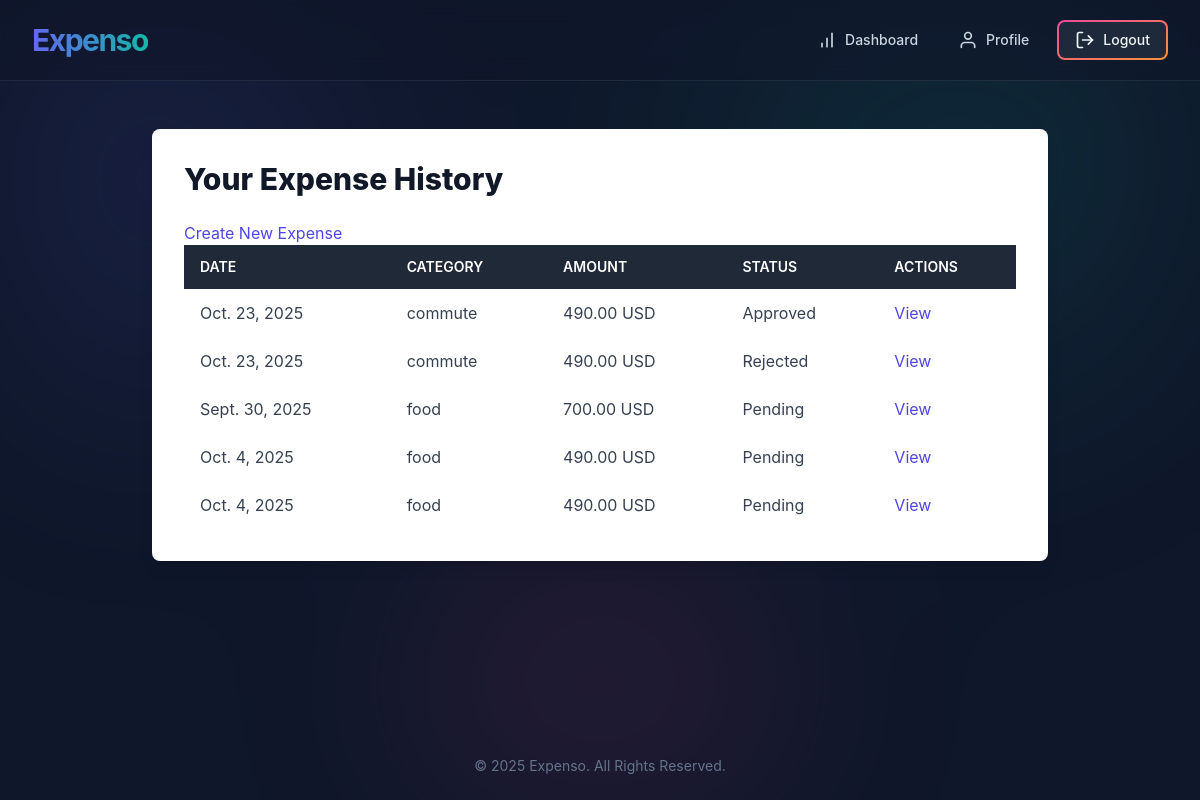
The app's page /expenses/history/ (signed in) with its own data.
### expenses/models.py (models this page shows, shortened)
class Expense(models.Model):
    STATUS_CHOICES = [
        ('PENDING', 'Pending'),
        ('APPROVED', 'Approved'),
        ('REJECTED', 'Rejected'),
    ]
    employee = models.ForeignKey(settings.AUTH_USER_MODEL, on_delete=models.CASCADE)
    category = models.ForeignKey(ExpenseCategory, on_delete=models.PROTECT)
    amount = models.DecimalField(max_digits=10, decimal_places=2)
    currency = models.CharField(max_length=3, default='USD')
    description = models.TextField()
    date = models.DateField()
    status = models.CharField(max_length=10, choices=STATUS_CHOICES, default='PENDING')
    created_at = models.DateTimeField(auto_now_add=True)
    updated_at = models.DateTimeField(auto_now=True)

class ExpenseCategory(models.Model):
    name = models.CharField(max_length=100, unique=True)

### expenses/views.py (the view)
# urls.py: path('history/', views.ExpenseHistoryView.as_view(), name='expense_history'),
class ExpenseHistoryView(LoginRequiredMixin, ListView):
    model = Expense
    template_name = 'expenses/expense_history.html'
    context_object_name = 'expenses'
    def get_queryset(self):
        return Expense.objects.filter(employee=self.request.user)

### expenses/templates/expenses/expense_history.html (shortened to what this page needs)
{% extends 'accounts/base.html' %}
{% block content %}
<div class="bg-white p-8 rounded-lg shadow-lg w-full max-w-4xl mx-auto">
    <h2 class="text-3xl font-extrabold text-gray-900 mb-6">Your Expense History</h2>
        <a href="{% url 'submit_expense' %}" class="text-indigo-600 hover:text-indigo-900">Create New Expense</a>
    <div class="overflow-x-auto">
        <table class="min-w-full bg-white">
            <thead class="bg-gray-800 text-white">
                <tr>
                    <th class="text-left py-3 px-4 uppercase font-semibold text-sm">Date</th>
                    <th class="text-left py-3 px-4 uppercase font-semibold text-sm">Category</th>
                    <th class="text-left py-3 px-4 uppercase font-semibold text-sm">Amount</th>
                    <th class="text-left py-3 px-4 uppercase font-semibold text-sm">Status</th>
                    <th class="text-left py-3 px-4 uppercase font-semibold text-sm">Actions</th>
                </tr>
            </thead>
            <tbody class="text-gray-700">
                {% for expense in expenses %}
                <tr>
                    <td class="text-left py-3 px-4">{{ expense.date }}</td>
                    <td class="text-left py-3 px-4">{{ expense.category.name }}</td>
                    <td class="text-left py-3 px-4">{{ expense.amount }} {{ expense.currency }}</td>
                    <td class="text-left py-3 px-4">{{ expense.get_status_display }}</td>
                    <td class="text-left py-3 px-4">
                        <a href="{% url 'expense_detail' expense.pk %}" class="text-indigo-600 hover:text-indigo-900">View</a>
                    </td>
                </tr>
                {% endfor %}
            </tbody>
        </table>
    </div>
</div>
{% endblock %}

### accounts/templates/accounts/base.html (style rules this page uses)
:root { font-family: 'Inter', sans-serif; --glow-color-1: #6366f1; --glow-color-2: #14b8a6; --glow-color-3: #ec4899; --color-dark-text: #14171c; --color-light-input: #c5eaea; --color-medium-grey: #475569; }
body::before { content: ''; position: fixed; top: 0; left: 0; width: 100vw; height: 100vh; background: radial-gradient(circle at 10% 20%, var(--glow-color-1), transparent 30%), radial-gradient(circle at 80% 15%, var(--glow-color-2), transparent 35%), radial-gradient(circle at 50% 90%, var(--glow-color-3), transparent 30%); will-change: transform; animation: aurora 25s linear infinite; z-index: -1; opacity: 0.15; filter: blur(100px); }
.card-content-area, .bg-white { background-color: #fff !important; color: var(--color-dark-text) !important; }

### records on screen
Expense: date "Oct. 23, 2025", category.name "commute", amount "490.00", currency "USD", status "Approved"
Expense: date "Oct. 23, 2025", category.name "commute", amount "490.00", currency "USD", status "Rejected"
Expense: date "Sept. 30, 2025", category.name "food", amount "700.00", currency "USD", status "Pending"
Expense: date "Oct. 4, 2025", category.name "food", amount "490.00", currency "USD", status "Pending"
Expense: date "Oct. 4, 2025", category.name "food", amount "490.00", currency "USD", status "Pending"
